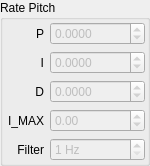
        <widget class="QGroupBox" name="groupBox_6">
         <property name="sizePolicy">
          <sizepolicy hsizetype="Minimum" vsizetype="Preferred">
           <horstretch>0</horstretch>
           <verstretch>0</verstretch>
          </sizepolicy>
         </property>
         <property name="minimumSize">
          <size>
           <width>150</width>
           <height>0</height>
          </size>
         </property>
         <property name="maximumSize">
          <size>
           <width>150</width>
           <height>16777215</height>
          </size>
         </property>
         <property name="title">
          <string>Rate Pitch</string>
         </property>
         <layout class="QVBoxLayout" name="verticalLayout_19">
          <property name="leftMargin">
           <number>2</number>
          </property>
          <property name="topMargin">
           <number>2</number>
          </property>
          <property name="rightMargin">
           <number>2</number>
          </property>
          <property name="bottomMargin">
           <number>2</number>
          </property>
          <item>
           <layout class="QHBoxLayout" name="horizontalLayout_6">
            <item>
             <layout class="QVBoxLayout" name="verticalLayout_11">
              <item>
               <widget class="QLabel" name="label_22">
                <property name="text">
                 <string>P</string>
                </property>
                <property name="alignment">
                 <set>Qt::AlignRight|Qt::AlignTrailing|Qt::AlignVCenter</set>
                </property>
               </widget>
              </item>
              <item>
               <widget class="QLabel" name="label_23">
                <property name="text">
                 <string>I</string>
                </property>
                <property name="alignment">
                 <set>Qt::AlignRight|Qt::AlignTrailing|Qt::AlignVCenter</set>
                </property>
               </widget>
              </item>
              <item>
               <widget class="QLabel" name="label_24">
                <property name="text">
                 <string>D</string>
                </property>
                <property name="alignment">
                 <set>Qt::AlignRight|Qt::AlignTrailing|Qt::AlignVCenter</set>
                </property>
               </widget>
              </item>
              <item>
               <widget class="QLabel" name="label_25">
                <property name="text">
                 <string>I_MAX</string>
                </property>
                <property name="alignment">
                 <set>Qt::AlignRight|Qt::AlignTrailing|Qt::AlignVCenter</set>
                </property>
               </widget>
              </item>
              <item>
               <widget class="QLabel" name="label_15">
                <property name="text">
                 <string>Filter</string>
                </property>
                <property name="alignment">
                 <set>Qt::AlignRight|Qt::AlignTrailing|Qt::AlignVCenter</set>
                </property>
               </widget>
              </item>
             </layout>
            </item>
            <item>
             <layout class="QVBoxLayout" name="verticalLayout_12">
              <item>
               <widget class="QDoubleSpinBox" name="ratePitchPSpinBox">
                <property name="enabled">
                 <bool>false</bool>
                </property>
                <property name="decimals">
                 <number>4</number>
                </property>
                <property name="minimum">
                 <double>-10000.000000000000000</double>
                </property>
                <property name="maximum">
                 <double>10000.000000000000000</double>
                </property>
                <property name="singleStep">
                 <double>0.000100000000000</double>
                </property>
               </widget>
              </item>
              <item>
               <widget class="QDoubleSpinBox" name="ratePitchISpinBox">
                <property name="enabled">
                 <bool>false</bool>
                </property>
                <property name="decimals">
                 <number>4</number>
                </property>
                <property name="minimum">
                 <double>-10000.000000000000000</double>
                </property>
                <property name="maximum">
                 <double>10000.000000000000000</double>
                </property>
                <property name="singleStep">
                 <double>0.000100000000000</double>
                </property>
               </widget>
              </item>
              <item>
               <widget class="QDoubleSpinBox" name="ratePitchDSpinBox">
                <property name="enabled">
                 <bool>false</bool>
                </property>
                <property name="decimals">
                 <number>4</number>
                </property>
                <property name="minimum">
                 <double>-10000.000000000000000</double>
                </property>
                <property name="maximum">
                 <double>10000.000000000000000</double>
                </property>
                <property name="singleStep">
                 <double>0.000100000000000</double>
                </property>
               </widget>
              </item>
              <item>
               <widget class="QDoubleSpinBox" name="ratePitchIMAXSpinBox">
                <property name="enabled">
                 <bool>false</bool>
                </property>
                <property name="minimum">
                 <double>-10000.000000000000000</double>
                </property>
                <property name="maximum">
                 <double>10000.000000000000000</double>
                </property>
               </widget>
              </item>
              <item>
               <widget class="QDoubleSpinBox" name="ratePitchFiltHzSpinBox">
                <property name="enabled">
                 <bool>false</bool>
                </property>
                <property name="suffix">
                 <string> Hz</string>
                </property>
                <property name="decimals">
                 <number>0</number>
                </property>
                <property name="minimum">
                 <double>1.000000000000000</double>
                </property>
               </widget>
              </item>
             </layout>
            </item>
           </layout>
          </item>
         </layout>
        </widget>
